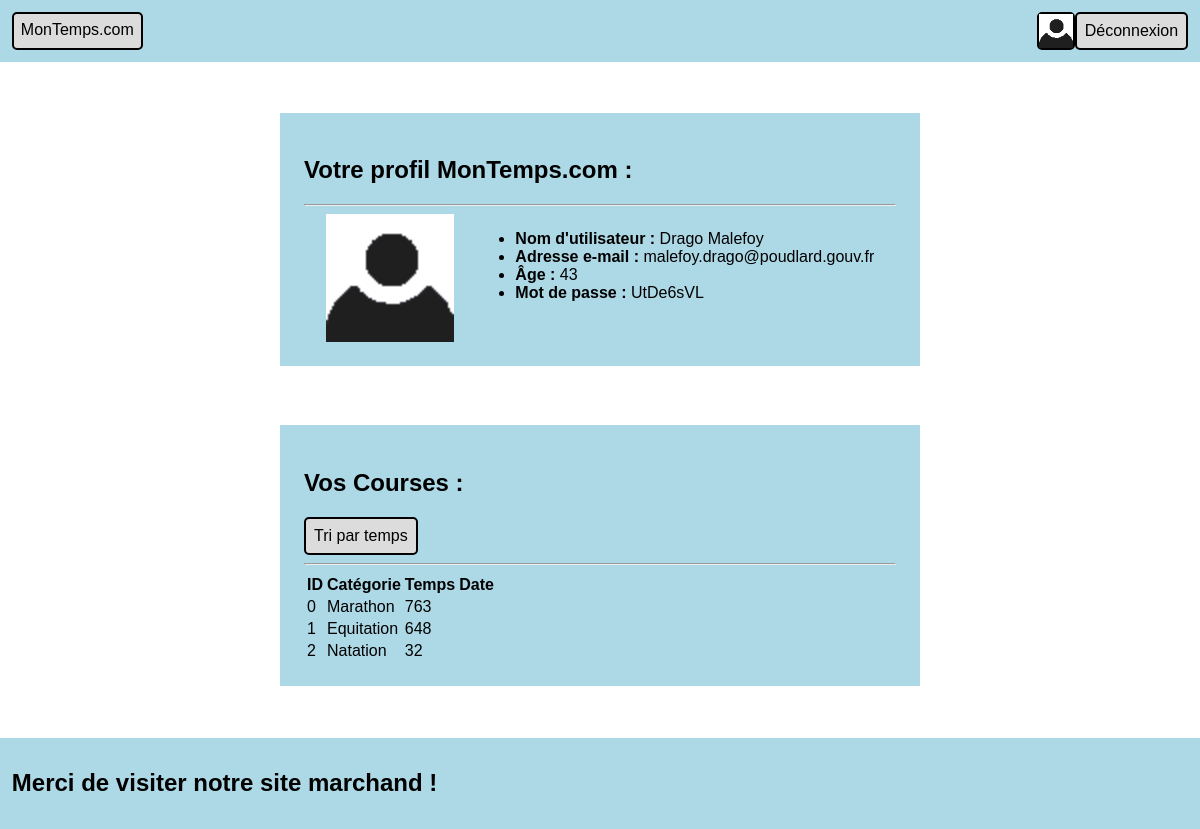
Page /profile.php (signed in) on the earlier database version.
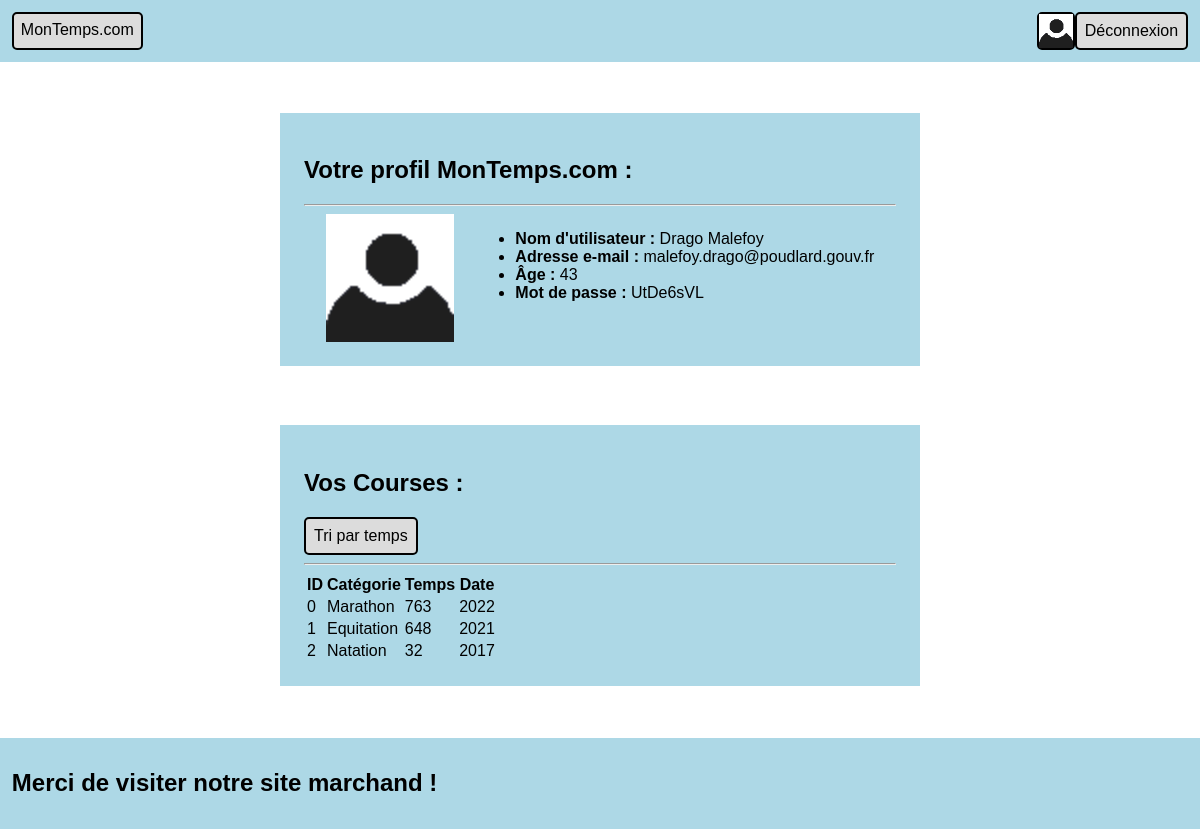
Same page on the later database version.
### tables this page shows
CREATE TABLE Utilisateurs (
	"email" TEXT UNIQUE NOT NULL,
	"password" TEXT NOT NULL,
	"nickname" TEXT NOT NULL,
	"age" INT NOT NULL,
	CONSTRAINT PK_Utilisateurs PRIMARY KEY ("email"),
	CHECK("email" LIKE "%@%")
);

CREATE TABLE Temps (
	"email" TEXT,
	"id" TEXT,
	"temps" INT,
	CONSTRAINT PK_Temps PRIMARY KEY ("email", "id", "temps"),
	CONSTRAINT FK_TempsCourse FOREIGN KEY (id) REFERENCES Courses(id),
	CONSTRAINT FK_TempsUtilisateur FOREIGN KEY (email) REFERENCES Utilisateurs(email)
);

CREATE TABLE Courses (
	"id" TEXT UNIQUE NOT NULL,
	"type" TEXT NOT NULL,
	"date" date NOT NULL,
	CONSTRAINT PK_Courses PRIMARY KEY ("id")
);

### profile.php (the view, shortened to what this page needs)
<?php
include "header.php";
if (isset($_GET['sort']) and !empty($_GET['sort']))
{
    $sort = $_GET['sort'];
    $email = get_account_info("email");
    $sql = "SELECT C.id, C.type, T.temps, C.date
    FROM Courses AS C JOIN Temps AS T ON C.id = T.id
    WHERE T.email = \"$email\"
    ORDER BY T.temps";
}
else
{
    $sort = "date";
    $email = get_account_info("email");
    $sql = "SELECT C.id, C.type, T.temps, C.date
    FROM Courses AS C JOIN Temps AS T ON C.id = T.id
    WHERE T.email = \"$email\"
    ORDER BY C.date DESC";
}
?>
<section>
    <h2>Votre profil <?=NOM_SITE?> :</h2>
    <hr>
    <div class="profile">
        <img src="images/profile.png" width="128" height="128">
        <ul class="right">
            <li><strong>Nom d'utilisateur :</strong> <?=get_account_info("nickname")?></li>
            <li><strong>Adresse e-mail :</strong> <?=get_account_info("email")?></li>
            <li><strong>Âge :</strong> <?=get_account_info("age")?></li>
            <li><strong>Mot de passe :</strong> <?=get_account_info("password")?></li>
        </ul>
    </div>
</section>
<section>
    <div>
        <h2>Vos Courses :</h2>
        <form action="profile.php" method="GET" class="right">
            <?php if (isset($sort) and !empty($sort) and $sort == "time"): ?>
                <input type="hidden" name="sort" value="date">
                <input type="submit" value="Tri par date">
            <?php else: ?>
                <input type="submit" value="Tri par temps">
            <?php endif; ?>
        </form>
    </div>
    <hr>
    <table>
        <tr>
            <th>ID</th>
            <th>Catégorie</th>
            <th>Temps</th>
            <th>Date</th>
        </tr>
        <?php
        $result = $connexion->query($sql)->fetchAll();
        foreach($result as $row)
        {
            $id = $row['id'];
            $type = $row['type'];
            $time = $row['temps'];
            $date = $row['date'];
            echo "
            <tr>
                <td>$id</td>
                <td>$type</td>
                <td>$time</td>
                <td>$date</td>
            </tr>";
        }
        ?>
    </table>
</section>
<?php include 'footer.php' ?>

### header.php (shortened to what this page needs)
<?php
try {
	$connexion = new PDO("sqlite:database/database.db");
} catch(PDOException $e) {
	echo "Connection failed: " . $e->getMessage();
	$connexion = null;
}
function is_logged() : bool
{
	return isset($_SESSION['email']);
}
function get_account(string $email) : PDOStatement | null
{
    global $connexion;
    $sql = "SELECT * FROM Utilisateurs WHERE email = \"$email\"";
    try
    {
        $result = $connexion->query($sql);
		if ($result)
			return $result;
        return null;
    }
    catch (PDOException)
    {
        return null;
    }
}
function get_account_info(string $info)
{
	$account = get_account($_SESSION['email']);
	if (isset($account))
		return $account->fetchAll()[0][$info];
	return null;
}
?>
<!DOCTYPE html>
<html lang="fr">
	<head>
		<link rel="stylesheet" type="text/css" href="styles/style.css">
	</head>
	<body>
		<header>
			<nav>
				<a class="button" href="index.php"><button id="icon"><?=NOM_SITE?></button></a>
				<div>
					<?php if(is_logged()): ?>
						<a class="button" href="profile.php"><img src="images/profile.png"></a>
						<form action="index.php" method="POST">
							<input name="disconnect" type="submit" value="Déconnexion">
						</form>
					<?php else: ?>
						<a class="button" href="connection.php"><button id="icon">Connexion</button></a>
					<?php endif; ?>
				</div>
			</nav>

### footer.php
        <footer>
            <h2>Merci de visiter notre site marchand !</h2>
        </footer>
    </body>
</html>

### styles/style.css (style rules this page uses)
* { color: black; font-family: sans-serif; }
.button { background-color: gainsboro; border: 2px solid black; border-radius: 5px; color: black; font-size: 16px; text-decoration: none; }
body { background-color: white; }
button { background-color: gainsboro; border: 2px solid gainsboro; border-radius: 5px; color: black; font-size: 16px; text-decoration: none; padding: 5px; }
footer { background-color: lightblue; margin: -8px; padding: 1%; justify-content: center; }
input { background-color: gainsboro; border: 2px solid black; border-radius: 5px; color: black; font-size: 16px; padding: 8px; }
nav { background-color: lightblue; display: flex; justify-content:space-between; margin: -8px; padding: 1%; }
nav a.button { float: right; }
nav div { display: flex; justify-content:space-between; }
nav img { float: right; width: 34px; height: 34px; }
nav input { float: right; }
section { background-color: lightblue; margin: auto; margin-bottom: 5%; margin-top: 5%; padding: 2%; position: relative; width: 50%; }
.profile { display: flex; justify-content: space-evenly; }
.profile .right { float: right; }

Differences in the rows shown:
changed through a linked row, temps "Marathon": id.date (not shown) → "2022"
changed through a linked row, temps "Equitation": id.date (not shown) → "2021"
changed through a linked row, temps "Natation": id.date (not shown) → "2017"
